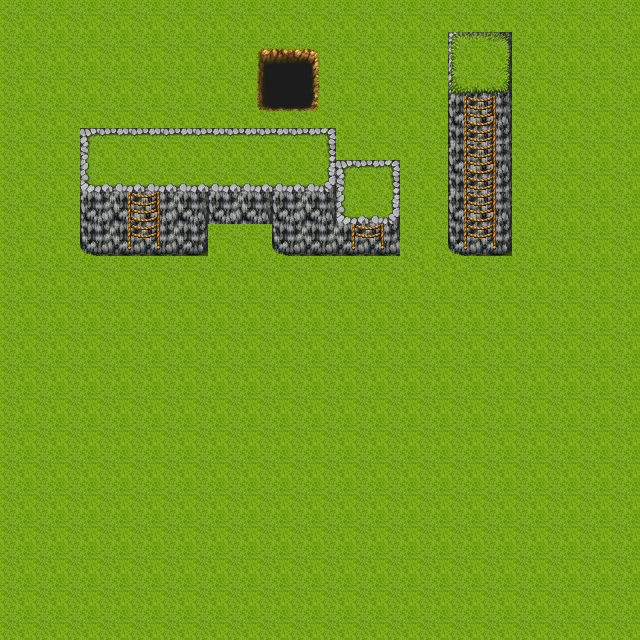

The image is a tile-based game level rendered from a .tmx file. Its description and source (layers, tilesets, objects; grid data summarised) follow:
An orthogonal 40x40 tile map with 16x16 px tiles, 3 tile layers (map, background, foreground), 3 tilesets and 14 objects (start).

<map version="1.2" tiledversion="1.2.4" orientation="orthogonal" renderorder="right-down" width="40" height="40" tilewidth="16" tileheight="16" infinite="0" nextlayerid="7" nextobjectid="19">
 <tileset firstgid="1" source="tileB.tsx" />
 <tileset firstgid="769" source="tileA.tsx" />
 <tileset firstgid="1729" source="tileD.tsx" />
 <layer id="1" name="map" width="40" height="40">
  <data>[1600 cells, 1600 non-empty, 80 distinct tile ids]</data>
 </layer>
 <layer id="2" name="background" width="40" height="40">
  <data>[1600 cells, 32 non-empty, 8 distinct tile ids]</data>
 </layer>
 <layer id="3" name="foreground" width="40" height="40">
  <data>[1600 cells, 0 non-empty, 0 distinct tile ids]</data>
 </layer>
 <objectgroup id="4" name="event">
  <object id="15" name="start" x="128" y="64" width="32" height="32" />
 </objectgroup>
 <objectgroup color="#fc0280" id="5" name="collision">
  <properties>
   <property name="floorNumber" value="2" />
  </properties>
  <object id="1" x="80" y="176" width="128" height="80">
   <properties>
    <property name="floorNumber" value="0,1" />
   </properties>
  </object>
  <object id="2" x="208" y="160" width="64" height="64">
   <properties>
    <property name="floorNumber" value="1" />
   </properties>
  </object>
  <object id="3" x="272" y="176" width="64" height="80">
   <properties>
    <property name="floorNumber" value="0,1" />
   </properties>
  </object>
  <object id="6" x="336" y="192" width="64" height="64">
   <properties>
    <property name="floorNumber" value="0" />
   </properties>
  </object>
  <object id="10" x="448" y="208" width="64" height="48">
   <properties>
    <property name="floorNumber" value="0,1,2,3,4" />
   </properties>
  </object>
  <object id="13" x="448" y="79" width="64" height="128">
   <properties>
    <property name="floorNumber" value="1,2,3,4" />
   </properties>
  </object>
  <object id="17" x="255" y="48" width="64" height="64">
   <properties>
    <property name="floorNumber" value="0" />
   </properties>
  </object>
 </objectgroup>
 <objectgroup color="#0000ff" id="6" name="floor">
  <object id="4" x="80" y="128" width="256" height="64">
   <properties>
    <property name="floorNumber" value="2" />
   </properties>
  </object>
  <object id="7" x="336" y="160" width="64" height="64">
   <properties>
    <property name="floorNumber" value="1" />
   </properties>
  </object>
  <object id="8" x="128" y="192" width="32" height="64">
   <properties>
    <property name="bridge" type="bool" value="true" />
   </properties>
  </object>
  <object id="9" x="352" y="224" width="32" height="32">
   <properties>
    <property name="bridge" type="bool" value="true" />
   </properties>
  </object>
  <object id="11" x="448" y="32" width="64" height="64">
   <properties>
    <property name="floorNumber" value="6" />
   </properties>
  </object>
  <object id="14" x="464" y="96" width="32" height="160">
   <properties>
    <property name="bridge" type="bool" value="true" />
   </properties>
  </object>
 </objectgroup>
</map>
